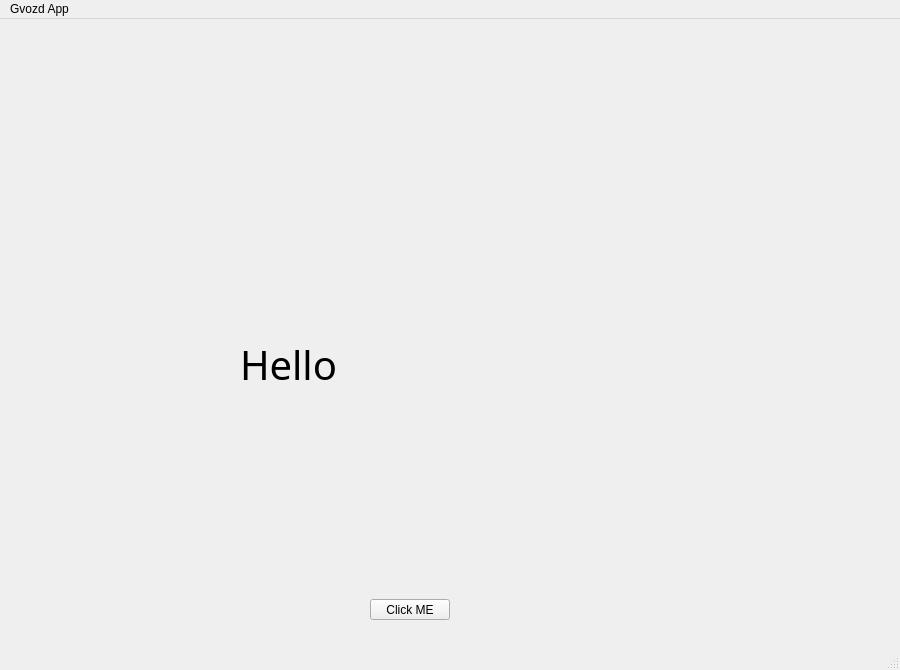
<?xml version="1.0" encoding="UTF-8"?>
<ui version="4.0">
 <class>MainWindow</class>
 <widget class="QMainWindow" name="MainWindow">
  <property name="geometry">
   <rect>
    <x>0</x>
    <y>0</y>
    <width>900</width>
    <height>670</height>
   </rect>
  </property>
  <property name="windowTitle">
   <string>MainWindow</string>
  </property>
  <widget class="QWidget" name="centralwidget">
   <widget class="QPushButton" name="pushButton">
    <property name="geometry">
     <rect>
      <x>370</x>
      <y>580</y>
      <width>80</width>
      <height>21</height>
     </rect>
    </property>
    <property name="text">
     <string>Click ME</string>
    </property>
   </widget>
   <widget class="QLabel" name="label">
    <property name="geometry">
     <rect>
      <x>240</x>
      <y>240</y>
      <width>371</width>
      <height>211</height>
     </rect>
    </property>
    <property name="font">
     <font>
      <family>Ink Free</family>
      <pointsize>30</pointsize>
      <italic>false</italic>
     </font>
    </property>
    <property name="text">
     <string>Hello</string>
    </property>
   </widget>
  </widget>
  <widget class="QMenuBar" name="menubar">
   <property name="geometry">
    <rect>
     <x>0</x>
     <y>0</y>
     <width>900</width>
     <height>20</height>
    </rect>
   </property>
   <widget class="QMenu" name="menuGvozd_App">
    <property name="title">
     <string>Gvozd App</string>
    </property>
   </widget>
   <addaction name="menuGvozd_App"/>
  </widget>
  <widget class="QStatusBar" name="statusbar"/>
 </widget>
 <resources/>
 <connections>
  <connection>
   <sender>pushButton</sender>
   <signal>clicked()</signal>
   <receiver>MainWindow</receiver>
   <slot>close()</slot>
   <hints>
    <hint type="sourcelabel">
     <x>399</x>
     <y>606</y>
    </hint>
    <hint type="destinationlabel">
     <x>568</x>
     <y>430</y>
    </hint>
   </hints>
  </connection>
 </connections>
</ui>
